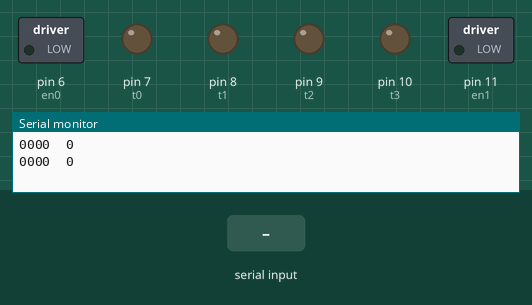
This sketch was run on a simulated Arduino Uno, built with avr-gcc and run on an emulated ATmega328P. Parts: switched loads named in the sketch (green lamp = pin HIGH), output pins drawn as LEDs (lit = HIGH), the last lines printed to the serial monitor. The test bench sets the inputs (shaded band).

Above: at 1.2 s.
1.3 s: "90,45\n" received over Serial
At 7.2 s:
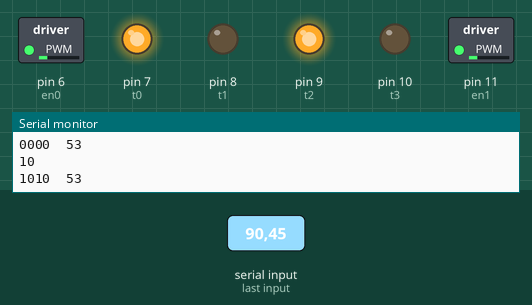
7.3 s: "5\n" received over Serial
At 10.7 s:
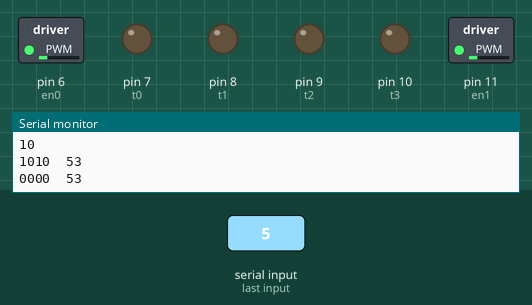
Timing chart, 0 to 12.2 s (numbered marks = the images above; inputs shaded):
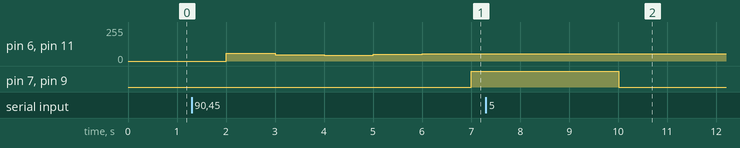

Measured:
- after the input at 1.3 s, pin 6 (en0), pin 11 (en1): 0/255 → 57/255 after 0.70 s, → 48/255 1.0 s later, → 44/255 1.0 s later, → 52/255 1.0 s later, … (5 changes in this stretch); pin 7 (t0), pin 9 (t2): LOW → HIGH after 5.7 s
- after the input at 7.3 s, pin 7 (t0), pin 9 (t2): HIGH → LOW after 2.7 s instead of 0.71 s

The sketch:

4-6_Control.ino
```cpp
/*
    Movement are directed as:
        10: Forward
        5 : Backward
        9 : Right
        6 : Left
    For speed you can provide any data greater than 10 and less than 255
*/
// listed numeric valued defines the pin in the arduino board
// they are defined but not used as the variable but as integer themself
#define en0 6 // for PWM (speed) of motror 0
#define t0 7 // motor 0
#define t1 8
#define t2 9 // motro
#define t3 10
#define en1 11 // for PWM (speed) of motor 1

bool t[4] = {0, 0, 0, 0}; // booleand array for motor driver terminals
unsigned int spd = 0, data=0; // variables for speed, serial data in interger
String temp_data; // variable for data to be sent via serial communication

void setup() // setup function
{
    pinMode(en0, OUTPUT);
    pinMode(t0, OUTPUT);
    pinMode(t1, OUTPUT);
    pinMode(t2, OUTPUT);
    pinMode(t3, OUTPUT);
    pinMode(en1, OUTPUT);

    Serial.begin(115200); // set serial communication at 115200bps
}

inline void get_data() // get data from serial communication
{
    data = 0; // set data to 0 by default
    if (Serial.available() > 0)
    {
    temp_data = Serial.read(); // read data from serial communication
    data = temp_data.toInt(); // convert data to integer
    Serial.println(data); // print data on serial communication
    }
}

void manipulate(unsigned int data) // function to convert data to speed or motor direction control sginal
{
    if (data <= 10) // if data is less than 10, then use it as motor control signal
    {   int k = 8; // set k to 8 as refrence bit string of 00001000
        for (int i = 0; i < 4; i++)
        {
            // right shift the 00001000 by the i value and bitwise AND  it with serial data to get the bit value of lower nibble (4-i)th bit
            t[i] = (k >> i) & data;
            Serial.print(t[i]);
        }
        Serial.print("  ");
        Serial.println(spd);
    }
    else // if the data is greater than 10, then use it as speed (PWM) value
    {
        spd=data;
        for (int i = 0; i < 4; i++)
        {
            Serial.print(t[i]);
        }
        Serial.print("  ");
        Serial.println(spd);
    }
}

void mobilize(bool t[], unsigned int spd) // function to control the motor driver terminals
{
    // set = 8t PWM value for en0 and en1 pins
    analogWrite(en0, spd);
    analogWrite(en1, spd);

    // write t[i] to the pin j in motor driver
    digitalWrite(t0, t[0]);
    digitalWrite(t1, t[1]);
    digitalWrite(t2, t[2]);
    digitalWrite(t3, t[3]);
}

void loop()
{
    get_data(); // get data from serial communication
    manipulate(data); // convert data to speed or motor direction control sginal
    mobilize(t,spd); // control the motor driver terminals and as a whole the bot
    delay(1000); // read signal after every 1 second
}
```
